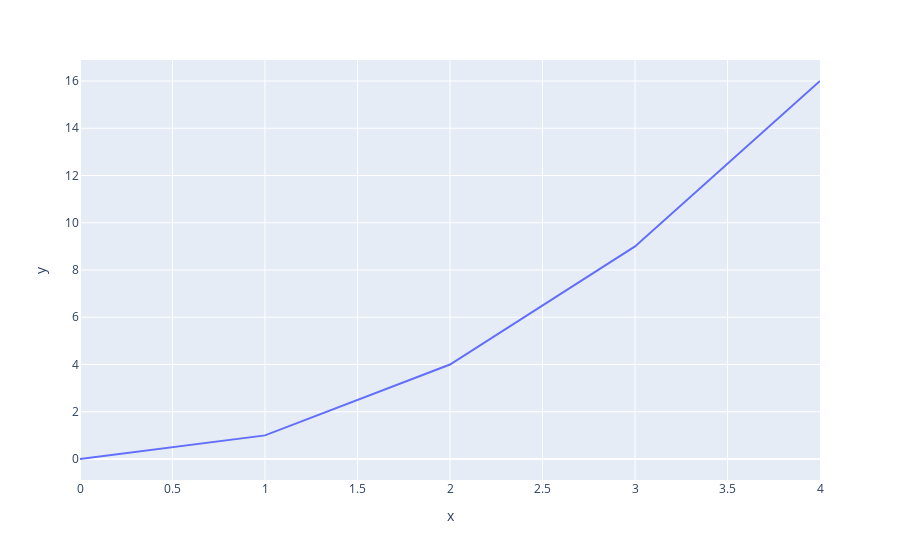

The notebook cell saved with this chart:
### Markdown cell above
**Is there a better graph type for mapping Time Series Data?**
<br>change the scatter graph function in the next cell to a *** graph

### Code cell
# x and y given as array_like objects
import plotly.express as px
fig = px.line(x=[0, 1, 2, 3, 4], y=[0, 1, 4, 9, 16])
fig.show()

### Figure 1 — Plotly figure (JSON) as saved in the notebook; plotly's stock layout.template omitted (floating-point values rounded to 4 significant figures)
{"data": [{"hovertemplate": "x=%{x}<br>y=%{y}<extra></extra>", "legendgroup": "", "line": {"color": "#636efa", "dash": "solid"}, "marker": {"symbol": "circle"}, "mode": "lines", "name": "", "orientation": "v", "showlegend": false, "type": "scatter", "x": [0, 1, 2, 3, 4], "xaxis": "x", "y": [0, 1, 4, 9, 16], "yaxis": "y"}], "layout": {"autosize": true, "legend": {"tracegroupgap": 0}, "margin": {"t": 60}, "xaxis": {"anchor": "y", "autorange": true, "domain": [0, 1], "range": [0, 4], "title": {"text": "x"}, "type": "linear"}, "yaxis": {"anchor": "x", "autorange": true, "domain": [0, 1], "range": [-0.8889, 16.89], "title": {"text": "y"}, "type": "linear"}}}
